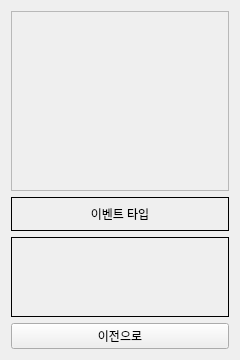
<?xml version="1.0" encoding="UTF-8"?>
<ui version="4.0">
 <class>ObjectDetailDialog</class>
 <widget class="QWidget" name="ObjectDetailDialog">
  <property name="geometry">
   <rect>
    <x>0</x>
    <y>0</y>
    <width>240</width>
    <height>360</height>
   </rect>
  </property>
  <layout class="QVBoxLayout" name="verticalLayout">
   <item>
    <widget class="QLabel" name="detail_img">
     <property name="minimumSize">
      <size>
       <width>180</width>
       <height>180</height>
      </size>
     </property>
     <property name="frameShape">
      <enum>QFrame::StyledPanel</enum>
     </property>
     <property name="alignment">
      <set>Qt::AlignCenter</set>
     </property>
    </widget>
   </item>
   <item>
    <widget class="QLabel" name="event_type_label">
     <property name="minimumSize">
      <size>
       <width>180</width>
       <height>30</height>
      </size>
     </property>
     <property name="frameShape">
      <enum>QFrame::Box</enum>
     </property>
     <property name="alignment">
      <set>Qt::AlignCenter</set>
     </property>
     <property name="text">
      <string>이벤트 타입</string>
     </property>
    </widget>
   </item>
   <item>
    <widget class="QLabel" name="detail_info">
     <property name="minimumSize">
      <size>
       <width>180</width>
       <height>80</height>
      </size>
     </property>
     <property name="frameShape">
      <enum>QFrame::Box</enum>
     </property>
     <property name="alignment">
      <set>Qt::AlignLeading|Qt::AlignLeft|Qt::AlignVCenter</set>
     </property>
    </widget>
   </item>
   <item>
    <widget class="QPushButton" name="btn_back">
     <property name="text">
      <string>이전으로</string>
     </property>
    </widget>
   </item>
  </layout>
 </widget>
 <resources/>
 <connections/>
</ui> 
